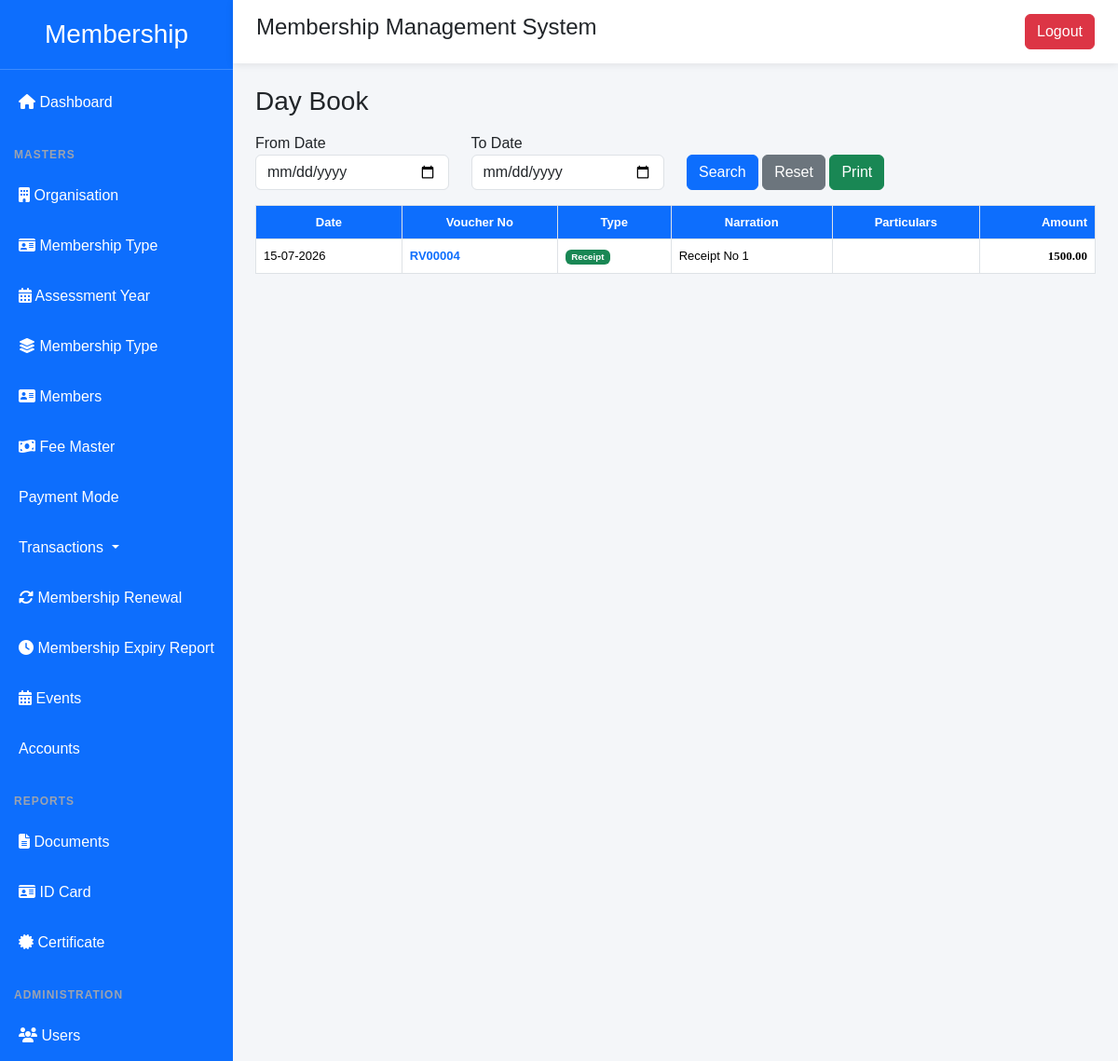
Screenshot of /day-book/ (signed in) with the database file from the repository.
### membership/models.py (models this page shows, shortened)
class Voucher(models.Model):
    VOUCHER_TYPES = (
        ("RV", "Receipt Voucher"),
        ("PV", "Payment Voucher"),
        ("JV", "Journal Voucher"),
        ("CV", "Contra Voucher"),
    )
    STATUS_CHOICES = (
        ("ACTIVE", "Active"),
        ("CANCELLED", "Cancelled"),
    )
    voucher_no = models.CharField(
        max_length=20,
        unique=True
    )
    voucher_type = models.CharField(
        max_length=2,
        choices=VOUCHER_TYPES
    )
    voucher_date = models.DateField()
    narration = models.TextField(
        blank=True,
        null=True
    )
    reference_no = models.CharField(
        max_length=100,
        blank=True,
        null=True
    )
    status = models.CharField(
        max_length=10,
        choices=STATUS_CHOICES,
        default="ACTIVE"
    )
    created_by = models.ForeignKey(
        User,
        on_delete=models.PROTECT
    )
    created_at = models.DateTimeField(
        auto_now_add=True
    )
    updated_at = models.DateTimeField(
        auto_now=True
    )
    class Meta:
        ordering = ["-voucher_date", "-id"]

class VoucherEntry(models.Model):
    voucher = models.ForeignKey(
        Voucher,
        on_delete=models.CASCADE,
        related_name="entries"
    )
    ledger = models.ForeignKey(
        Ledger,
        on_delete=models.PROTECT
    )
    debit = models.DecimalField(
        max_digits=12,
        decimal_places=2,
        default=0
    )
    credit = models.DecimalField(
        max_digits=12,
        decimal_places=2,
        default=0
    )
    narration = models.CharField(
        max_length=250,
        blank=True,
        null=True
    )
    entry_type = models.CharField(
        max_length=2,
        choices=(
            ("Dr","Debit"),
            ("Cr","Credit"),
        ),
        default="Dr"
    )
    class Meta:
        ordering = ["id"]

### membership/views.py (the view)
@login_required
def day_book(request):
    vouchers = (
        Voucher.objects.filter(
            status="ACTIVE"
        )
        .prefetch_related(
            "entries__ledger"
        )
        .order_by(
            "voucher_date",
            "voucher_no"
        )
    )
    from_date = request.GET.get("from_date")
    to_date = request.GET.get("to_date")
    if from_date:
        vouchers = vouchers.filter(voucher_date__gte=from_date)
    if to_date:
        vouchers = vouchers.filter(voucher_date__lte=to_date)
    return render(
        request,
        "membership/account/day_book.html",
        {
            "vouchers": vouchers,
            "from_date": from_date,
            "to_date": to_date,
        },
    )

### membership/templates/membership/account/day_book.html (shortened to what this page needs)
{% extends "membership/base.html" %}
{% block content %}
<div class="container-fluid">
<h3 class="mb-3">
Day Book
</h3>
<form method="get">
<div class="row mb-3">
<div class="col-md-3">
<label>From Date</label>
<input
type="date"
name="from_date"
class="form-control"
value="{{ from_date }}">
</div>
<div class="col-md-3">
<label>To Date</label>
<input
type="date"
name="to_date"
class="form-control"
value="{{ to_date }}">
</div>
<div class="col-md-6 pt-4">
<button class="btn btn-primary">
Search
</button>
<a href="{% url 'day_book' %}"
class="btn btn-secondary">
Reset
</a>
<button
type="button"
onclick="window.print()"
class="btn btn-success">
Print
</button>
</div>
</div>
</form>
<table class="table table-bordered table-hover day-table">
<thead>
<tr>
<th>Date</th>
<th>Voucher No</th>
<th>Type</th>
<th>Narration</th>
<th>Particulars</th>
<th class="text-end">
Amount
</th>
</tr>
</thead>
<tbody>
{% for v in vouchers %}
<tr>
<td>
{{ v.voucher_date|date:"d-m-Y" }}
</td>
<td>
<a href="{% url 'voucher_print' v.id %}"
class="fw-bold text-decoration-none">
{{ v.voucher_no }}
</a>
</td>
<td>
{% if v.voucher_type == "RV" %}
<span class="badge badge-rv">
Receipt
</span>
{% elif v.voucher_type == "PV" %}
<span class="badge badge-pv">
Payment
</span>
{% else %}
<span class="badge badge-jv">
Journal
</span>
{% endif %}
</td>
<td>
{{ v.narration }}
</td>
<td>
</td>
<td class="amount">
{% for e in v.entries.all %}
{% if e.debit > 0 %}
{{ e.debit|floatformat:2 }}
{% endif %}
{% endfor %}
</td>
</tr>
{% endfor %}
</tbody>
</table>
</div>
{% endblock %}

### membership/static/membership/css/style.css (style rules this page uses)
body { margin:0; font-family:Arial, Helvetica, sans-serif; background:#f4f6f9; }

### membership/templates/membership/account/day_book.html (style rules this page uses)
.day-table { font-size:13px; }
.day-table thead th { background:#0d6efd; color:#fff; text-align:center; white-space:nowrap; }
.amount { text-align:right; font-family:Consolas; font-weight:bold; }
.badge-rv { background:#198754; color:#fff; }

### rows the page displays
Voucher: voucher_date "15-07-2026", voucher_no "RV00004", voucher_type "Receipt", narration "Receipt No 1"
VoucherEntry: debit "1500.00"
